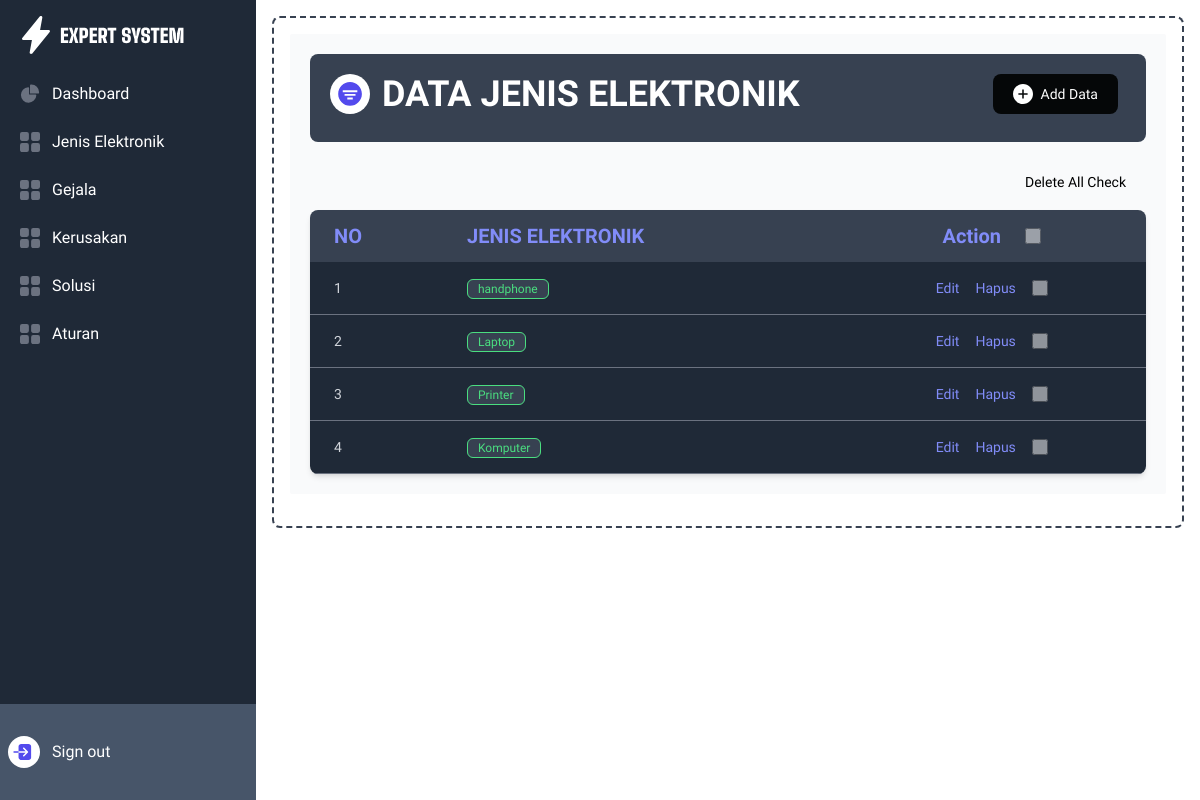
/dashboard/jenis/elektronik/ (signed in), run on an earlier commit of the app's database.
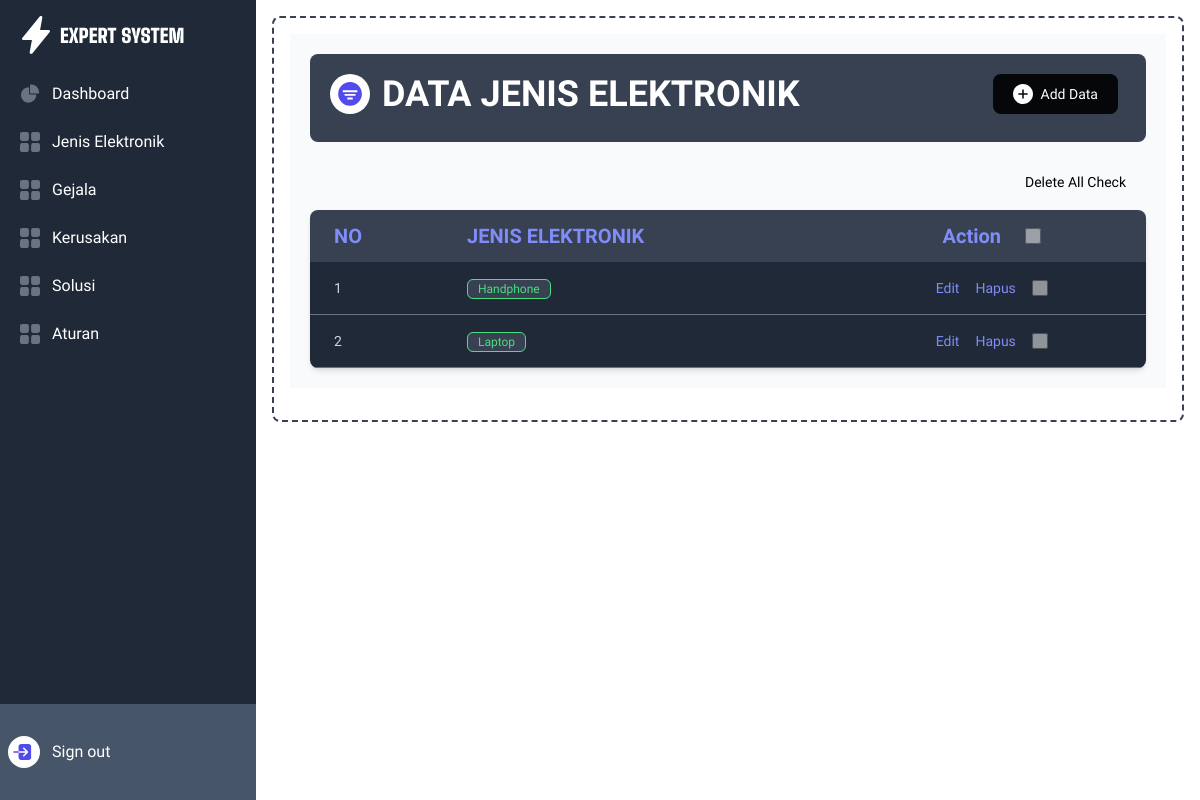
And on a later commit of the database.
### expert_system_app/models.py (models this page shows, shortened)
class JenisElektronik(models.Model):
    nama = models.CharField(max_length=255)

### expert_system_app/views.py (the view)
# urls.py: path('dashboard/jenis/elektronik/', views.dsb_jenisE, name='jenisE'),
@login_required()
def dsb_jenisE(request):
    data = JenisElektronik.objects.all()
    context = {
        'jenis': data,
    }
    return render(request, 'dsb_jenisE.html', context)

### templates/dsb_jenisE.html (shortened to what this page needs)
{%extends 'base.html'%}
{% load static %}
{% block content %}
<div class="flex flex-col rounded-sm text-white bg-gray-50 p-5">
   <div class="bg-gray-700 mb-5 p-5 flex justify-between align-middle rounded-lg">
      <div class="flex gap-3 text-left ">
         <h3 class="text-4xl font-semibold">DATA JENIS ELEKTRONIK</h3>
      </div>
      <div class="flex">
         <button type="button" onclick="toggleModal(true)"
            class="text-white bg-[#050708] focus:ring-4 focus:outline-none focus:ring-[#050708]/50 font-medium rounded-lg text-sm px-5 py-2.5 text-center items-center hover:bg-indigo-500 focus:ring-gray-600 me-2 mb-2 flex gap-2">
            <svg width="20" height="20" viewBox="0 0 416 416" fill="none" xmlns="http://www.w3.org/2000/svg">
               <path
                  d="M208 0C93.31 0 0 93.31 0 208C0 322.69 93.31 416 208 416C322.69 416 416 322.69 416 208C416 93.31 322.69 0 208 0ZM304 224H224V304H192V224H112V192H192V112H224V192H304V224Z"
                  fill="white" />
            </svg>
            Add Data
         </button>
      </div>
   </div>
   <div class="flex flex-row-reverse gap-3 align-bottom">
      <button type="button" id="delete_checkbok"
         class="text-black focus:ring-4 focus:outline-none focus:ring-[#050708]/50 font-medium rounded-lg text-sm px-3 py-2.5 text-center items-center hover:text-red-600 focus:ring-gray-600 me-2 mb-2 flex gap-1">
         Delete All Check
      </button>
   </div>
   <div class="relative overflow-x-auto shadow-md sm:rounded-lg">
      <table class="w-full text-sm text-left rtl:text-right text-gray-300">
         <thead class="text-xl uppercas bg-gray-700 text-indigo-400">
            <tr>
               <th scope="col" class="px-6 py-3">
                  NO
               </th>
               <th scope="col" class="px-6 py-3">
                  JENIS ELEKTRONIK
               </th>
               <th scope="col" class="text-center px-6 py-3 flex justify-center items-center gap-6">
                  <p>Action</p>
                  <input id="checkAll" type="checkbox" value=""
                     class="w-4 h-4 text-blue-600 opacity-50 focus:opacity-100 rounded-sm focus:ring-blue-600 ring-offset-gray-800 focus:ring-2 bg-gray-700 border-gray-600">
               </th>
            </tr>
         </thead>
         <tbody>
            {% for data in jenis %}
            <tr
               class="border-b bg-gray-800  border-gray-500  hover:bg-gray-600">
               <td class="px-6 py-4">
                  {{forloop.counter}}
               </td>
               <td class="px-6 py-4">
                  <span
                     class=" text-xs font-medium me-2 px-2.5 py-0.5 rounded-md bg-gray-700 text-green-400 border border-green-400">{{data.nama}}</span>
               </td>
               <td class="text-center px-8 py-4 flex gap-4 items-center justify-center">
                  <a href="#"
                     onclick="editGejala('{{ data.id }}', '{{ data.nama }}')"
                     class="text-indigo-400 hover:text-yellow-400">Edit</a>
                  <a href="#" onclick="hapusGejala('{{ data.id }}')" class="text-indigo-400 hover:text-red-400">Hapus</a>
                  <input type="checkbox" value="{{ data.id }}"
                     class="rowCheckbox w-4 h-4 text-blue-600 opacity-50 focus:opacity-100 rounded-sm focus:ring-blue-600 ring-offset-gray-800 focus:ring-2 bg-gray-700 border-gray-600">
               </td>
            </tr>
            {% endfor %}
         </tbody>
      </table>
   </div>
</div>
</div>
{% endblock content %}

### templates/base.html (shortened to what this page needs)
{% load static %}
<!doctype html>
<html>
<head>
   <script src="https://cdn.tailwindcss.com"></script>
</head>
<body class="font-['Big_Shoulders']">
   {%include 'components/sidebar.html'%}
   <div class="p-4 sm:ml-64">
      <div class="p-4 border-2 border-dashed rounded-lg border-gray-700">
         <div class="grid grid-cols-1 gap-4 mb-4 ">
            {% block content %}
            {% endblock content %}
         </div>
      </div>
</body>
</html>

### templates/components/sidebar.html (shortened to what this page needs)
{% load static %}
<aside id="logo-sidebar"
    class="fixed top-0 left-0 z-40 w-64 h-screen transition-transform -translate-x-full sm:translate-x-0"
    aria-label="Sidebar">
    <div class="h-full px-3 py-4 overflow-y-auto bg-gray-800 ">
        <a href="{% url 'index' %}" class="flex items-center ps-2.5 mb-5">
        </a>
        <ul class="space-y-2 font-medium">
            <li>
                <a href="{% url 'dashboard' %}"
                    class="flex items-center p-2  rounded-lg text-white hover:bg-gray-700 group">
                    <span class="ms-3">Dashboard</span>
                </a>
            </li>
            <li>
                <a href="{% url 'jenisE' %}"
                    class="flex items-center p-2  rounded-lg text-white hover:bg-gray-700 group">
                    <span class="flex-1 ms-3 whitespace-nowrap">Jenis Elektronik</span>
                </a>
            </li>
            <li>
                <a href="{% url 'gejala' %}"
                    class="flex items-center p-2  rounded-lg text-white hover:bg-gray-700 group">
                    <span class="flex-1 ms-3 whitespace-nowrap">Gejala</span>
                </a>
            </li>
            <li>
                <a href="{% url 'kerusakan' %}"
                    class="flex items-center p-2  rounded-lg text-white hover:bg-gray-700 group">
                    <span class="flex-1 ms-3 whitespace-nowrap">Kerusakan</span>
                </a>
            </li>
            <li>
                <a href="{% url 'dsb_solusi' %}"
                    class="flex items-center p-2  rounded-lg text-white hover:bg-gray-700 group">
                    <span class="flex-1 ms-3 whitespace-nowrap">Solusi</span>
                </a>
            </li>
            <li>
                <a href="{% url 'aturan' %}"
                    class="flex items-center p-2  rounded-lg text-white hover:bg-gray-700 group">
                    <span class="flex-1 ms-3 whitespace-nowrap">Aturan</span>
                </a>
            </li>
        </ul>
    </div>
    <div class=" absolute bottom-0 bg-slate-600 w-full py-6">
        <a href="{% url 'signout' %}" onclick="return confirm('Yakin ingin keluar?')"
            class=" flex items-center p-2  rounded-lg text-white hover:bg-gray-700 group">
            <span class="flex-1 ms-3 whitespace-nowrap">Sign out</span>
        </a>
    </div>
</aside>

What changed in the data, as far as the page shows it:
removed JenisElektronik: nama "handphone"
removed JenisElektronik: nama "Printer"
removed JenisElektronik: nama "Komputer"
added JenisElektronik: nama "Handphone"
